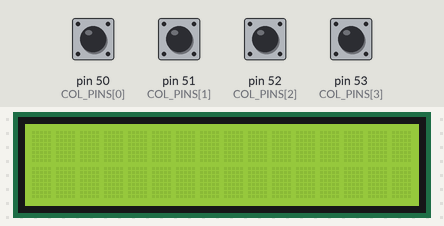
The sketch below on a simulated Arduino Mega 2560, built with avr-gcc and run on an emulated ATmega2560. On the bench: 16×2 character LCD. Wiring (inferred from the signals the program sends): character LCD (HD44780): RS pin 22; E pin 23; data pin 30, pin 31, pin 32, pin 33, pin 34, pin 35, pin 36, pin 37. Inputs (shaded band) come from the test bench; at power-on: pin 50 (COL_PINS[0]), pin 51 (COL_PINS[1]), pin 52 (COL_PINS[2]), pin 53 (COL_PINS[3]) HIGH. What the sketch prints to the serial monitor is not drawn.

Above: at 1.2 s.
1.3 s: pin 53 (COL_PINS[3]) pulled LOW for 0.15 s
2.9 s: pin 50 (COL_PINS[0]) pulled LOW for 0.15 s
At 3.5 s:
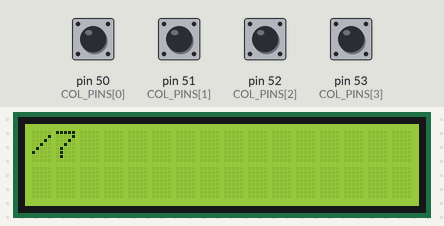
4.5 s: pin 53 (COL_PINS[3]) pulled LOW for 1 s
At 4.8 s:
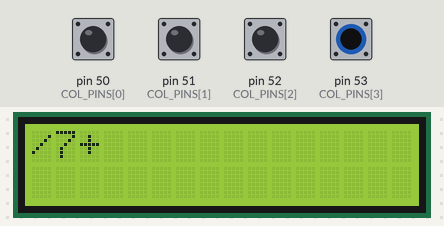
7.0 s: pin 51 (COL_PINS[1]) pulled LOW for 0.15 s
At 7.9 s:
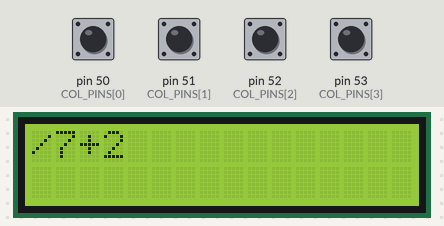
8.6 s: pin 53 (COL_PINS[3]) pulled LOW for 0.15 s
At 9.3 s:
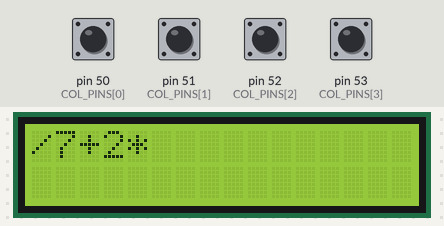
10.2 s: pin 52 (COL_PINS[2]) pulled LOW for 0.15 s
At 10.5 s:
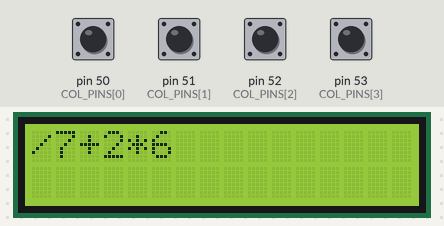
Timing chart, 0 to 12.8 s (numbered marks = the images above; inputs shaded):
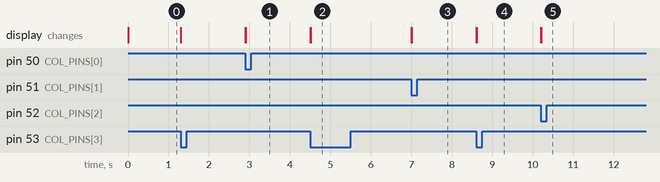

Measured:
- after the input at 2.9 s, the display: first changes at once (image 1 shows a later state)
- after the input at 4.5 s, the display: first changes at once (image 2 shows a later state)
- after the input at 7.0 s, the display: first changes at once (image 3 shows a later state)
- after the input at 8.6 s, the display: first changes at once (image 4 shows a later state)
- after the input at 10.2 s, the display: first changes at once (image 5 shows a later state)

The sketch:

Calculator.ino
```cpp
#include <Arduino.h>
#include <avr/io.h>
#include <avr/interrupt.h>
#include "LCD.h"

// --- 1. CONFIGURACIÓN DEL DISPLAY LCD ---
const int DATA_PINS[] = {30, 31, 32, 33, 34, 35, 36, 37};
LCD lcd(22, 23, DATA_PINS);


// --- 2. CONFIGURACIÓN DEL TECLADO ---
const byte ROW_PINS[4] = { 46, 47, 48, 49 };
const byte COL_PINS[4] = { 50, 51, 52, 53 };

const char KEYS[4][4] = {
  { '7', '8', '9', '/' },
  { '4', '5', '6', '*' },
  { '1', '2', '3', '-' },
  { 'C', '0', '=', '+' }
};

// Variables de estado del teclado
volatile bool keyDetected = false;
volatile byte currentRow = 0;
unsigned long lastDebounceTime = 0;
const unsigned long DEBOUNCE_DELAY = 200;


// --- 3. LÓGICA DE LA CALCULADORA ---

float currentNumber = 0;
float storedNumber = 0;
char pendingOperation = '\0';
bool enteringNumber = false;
bool errorState = false;

String expressionString = "";


// --- 4. FUNCIONES DE LA CALCULADORA (MODIFICADAS) ---
void updateDisplay(bool showResult = false) {
  lcd.clear();
  lcd.setCursor(0, 0);
  lcd.print(expressionString);

  if (errorState) {
    lcd.setCursor(0, 1);
    lcd.print("ERROR");
  }
  else if (showResult) {
    lcd.setCursor(0, 1);
    lcd.print(String(currentNumber));
  }
}

void performCalculation() {
  if (pendingOperation == '\0') {
    return;
  }
  switch (pendingOperation) {
    case '+': storedNumber = storedNumber + currentNumber; break;
    case '-': storedNumber = storedNumber - currentNumber; break;
    case '*': storedNumber = storedNumber * currentNumber; break;
    case '/':
      if (currentNumber == 0) {
        errorState = true;
        storedNumber = 0;
      } else {
        storedNumber = storedNumber / currentNumber;
      }
      break;
  }
  currentNumber = storedNumber;
}

void handleDigit(char digit) {
  if (errorState) return;

  if (!enteringNumber) {
    currentNumber = 0;
    enteringNumber = true;

    if (pendingOperation == '\0') {
      expressionString = "";
    }
  }

  if (currentNumber < 99999999) {
     currentNumber = (currentNumber * 10) + (digit - '0');
  }

  expressionString += digit;
  updateDisplay();
}

void handleOperation(char op) {
  if (errorState) return;

  if (!enteringNumber) {
    if (pendingOperation != '\0') {
      pendingOperation = op;
      expressionString = expressionString.substring(0, expressionString.length() - 1);
      expressionString += op;
      updateDisplay();
    }
    else {
      pendingOperation = op;
      storedNumber = currentNumber;
      enteringNumber = false;
      expressionString += op;
      updateDisplay();
    }
    return;
  }

  // Lógica normal si se presiona un operador después de un número
  if (pendingOperation != '\0') {
    performCalculation();
    if (errorState) {
      updateDisplay(true);
      return;
    }
  }

  pendingOperation = op;
  storedNumber = currentNumber;
  enteringNumber = false;

  expressionString += op;
  updateDisplay();
}

void handleEquals() {
  if (errorState) return;

  performCalculation();
  updateDisplay(true);

  expressionString = String(currentNumber);
  pendingOperation = '\0';
  enteringNumber = false;
}

void handleClear() {
  currentNumber = 0;
  storedNumber = 0;
  pendingOperation = '\0';
  enteringNumber = false;
  errorState = false;
  expressionString = "";
  updateDisplay();
}

void handleKeyPress(char key) {
  switch (key) {
    case '0': case '1': case '2': case '3': case '4':
    case '5': case '6': case '7': case '8': case '9':
      handleDigit(key);
      break;

    case '/': case '*': case '-': case '+':
      handleOperation(key);
      break;

    case '=':
      handleEquals();
      break;

    case 'C':
      handleClear();
      break;
  }
}


// --- 5. FUNCIONES DEL TECLADO ---
void keypadInit() {
  for (byte i = 0; i < 4; i++) {
    pinMode(ROW_PINS[i], OUTPUT);
    digitalWrite(ROW_PINS[i], HIGH);
  }
  for (byte i = 0; i < 4; i++) {
    pinMode(COL_PINS[i], INPUT_PULLUP);
  }
  PCICR |= (1 << PCIE0);
  PCMSK0 |= (1 << PCINT0) | (1 << PCINT1) | (1 << PCINT2) | (1 << PCINT3);
}

char keypadGetKey() {
  unsigned long currentTime = millis();
  if ((currentTime - lastDebounceTime) < DEBOUNCE_DELAY) {
    return '\0';
  }

  digitalWrite(ROW_PINS[currentRow], HIGH);
  currentRow = (currentRow + 1) % 4;
  digitalWrite(ROW_PINS[currentRow], LOW);

  if (keyDetected) {
    for (byte columna = 0; columna < 4; columna++) {
      if (digitalRead(COL_PINS[columna]) == LOW) {
        keyDetected = false;
        lastDebounceTime = currentTime;
        return KEYS[currentRow][columna];
      }
    }
    keyDetected = false;
  }
  delayMicroseconds(500);
  return '\0';
}

// Rutina de Interrupción (ISR)
ISR(PCINT0_vect) {
  keyDetected = true;
}


// --- 6. PROGRAMA PRINCIPAL ---
void setup() {
  Serial.begin(9600);
  lcd.begin();
  keypadInit();
  sei();
  handleClear();
}

void loop() {
  char key = keypadGetKey();

  if (key != '\0') {
    Serial.print("Tecla detectada: ");
    Serial.println(key);
    handleKeyPress(key);
  }
}
```

LCD.cpp
```cpp
#include "LCD.h"

/**
 * Constructor de la clase LCD en modo 8-bit.
 */
LCD::LCD(int rs, int enable, const int dataPins[8])
    : _rs(rs), _enable(enable), _cols(0), _rows(0)
{
    for (int i = 0; i < 8; i++)
    {
        _dataPins[i] = dataPins[i];
    }
}

/**
 * Inicializa el LCD (por defecto 16x2).
 */
void LCD::begin()
{
    begin(16, 2);
}

/**
 * Inicializa los pines y envía la secuencia de inicio al LCD.
 */
void LCD::begin(int cols, int rows)
{
    _cols = cols;
    _rows = rows;

    pinMode(_rs, OUTPUT);
    pinMode(_enable, OUTPUT);
    for (int i = 0; i < 8; i++)
    {
        pinMode(_dataPins[i], OUTPUT);
    }

    shortDelay();

    if (_rows > 1)
        sendCommand(0x38);
    else
        sendCommand(0x30);

    sendCommand(0x0C);

    clear();

    sendCommand(0x06);
}

/**
 * Envía un comando al LCD (coloca bits en los pines D0..D7 y pulsa EN).
 */
void LCD::sendCommand(uint8_t cmd)
{
    digitalWrite(_rs, LOW);

    for (int i = 0; i < 8; i++)
    {
        bool bit = bitRead(cmd, i);
        digitalWrite(_dataPins[i], bit ? HIGH : LOW);
    }

    digitalWrite(_enable, HIGH);
    shortDelay();
    digitalWrite(_enable, LOW);

    delay(2);
}

/**
 * Limpia la pantalla LCD y posiciona el cursor en la posición inicial.
 */
void LCD::clear()
{
    sendCommand(0x01);
    delay(2);
}

/**
 * Posiciona el cursor en la columna y fila especificadas.
 * col y row comienzan en 0. Comprueba límites si begin no fue llamado.
 */
void LCD::setCursor(int col, int row)
{
    if (_cols == 0 || _rows == 0)
    {
    }

    uint8_t addr;
    switch (row)
    {
    case 0:
        addr = 0x80 + col;
        break;
    case 1:
        addr = 0xC0 + col;
        break;
    case 2:
        addr = 0x94 + col;
        break;
    case 3:
        addr = 0xD4 + col;
        break;
    default:
        return;
    }
    sendCommand(addr);
}

/**
 * Escribe un carácter en la pantalla LCD.
 */
void LCD::writeChar(uint8_t value)
{
    digitalWrite(_rs, HIGH);

    for (int i = 0; i < 8; i++)
    {
        bool bit = bitRead(value, i);
        digitalWrite(_dataPins[i], bit ? HIGH : LOW);
    }

    digitalWrite(_enable, HIGH);
    shortDelay();
    digitalWrite(_enable, LOW);

    delay(2);
}

/**
 * Imprime una cadena de texto en la pantalla LCD.
 */
void LCD::print(const String &str)
{
    for (size_t i = 0; i < str.length(); i++)
    {
        writeChar((uint8_t)str[i]);
    }
}

void LCD::shortDelay()
{
    delayMicroseconds(50);
}
```

LCD.h
```cpp
#include <Arduino.h>

class LCD
{
public:
    LCD(int rs, int enable, const int dataPins[8]);

    void begin();
    void begin(int cols, int rows);

    void clear();
    void print(const String &str);
    void setCursor(int col, int row);

    int _rs;
    int _enable;
    int _dataPins[8];

private:
    uint8_t _cols;
    uint8_t _rows;

    void sendCommand(uint8_t cmd);
    void writeChar(uint8_t value);
    void shortDelay();
};
```
